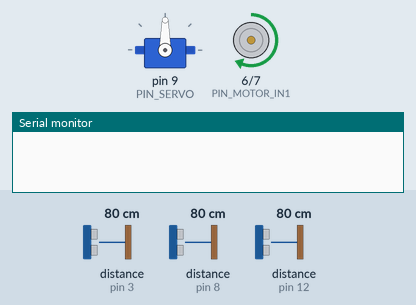
The sketch below on a simulated Arduino Uno, built with avr-gcc and run on an emulated ATmega328P. On the bench: servo, motor-driver pin pairs drawn as motors (green arrow = first pin HIGH = forward, orange = second pin HIGH = backward, longer = more drive, scaled by the enable pin), the last lines printed to the serial monitor. Wiring (inferred from the names in the program): 3 × ultrasonic range finder: trigger pin 2, echo pin 3 / trigger pin 4, echo pin 8 / trigger pin 11, echo pin 12. The inputs (shaded band) are chosen by the test bench; at power-on: distance to the obstacle (sensors on pin 3, pin 8, pin 12) 80 cm. The echo pulse lasts 58.3 µs per cm.

Above: at 3.2 s.
3.3 s: distance to the obstacle (sensor on pin 3) set to 33 cm
4.8 s: distance to the obstacle (sensor on pin 3) set to 30 cm
At 5.4 s:
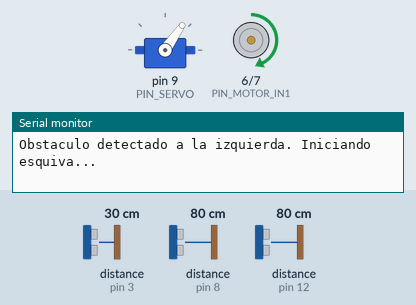
7.8 s: distance to the obstacle (sensor on pin 8) set to 2 cm
At 9.8 s:
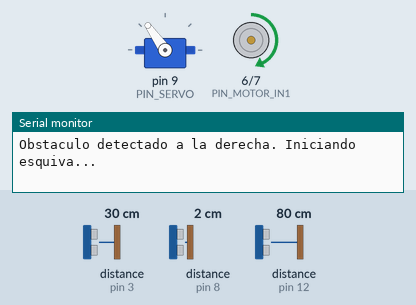
10.8 s: distance to the obstacle (sensor on pin 12) set to 2 cm
At 13.4 s:
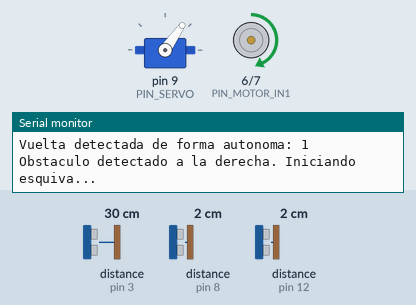
Timing chart, 0 to 14.8 s (numbered marks = the images above; inputs shaded):
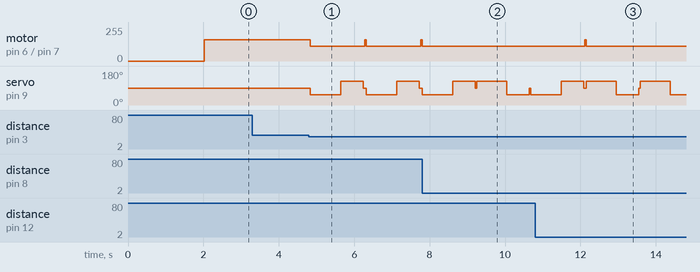

Measured:
- the behaviour switches between 31 and 30 cm on distance to the obstacle (sensor on pin 3) (found by bisection; images 0 and 1)
- after the input at 3.3 s, every drawn part: stays the same
- after the input at 4.8 s, motor on pin 6 (PIN_MOTOR_IN1) / pin 7 (PIN_MOTOR_IN2): forward 160/255 → forward 110/255 at once, → forward 160/255 2.9 s later
- after the input at 7.8 s, motor on pin 6 (PIN_MOTOR_IN1) / pin 7 (PIN_MOTOR_IN2): goes on until 7.8 s, then stays forward 110/255
- after the input at 10.8 s, motor on pin 6 (PIN_MOTOR_IN1) / pin 7 (PIN_MOTOR_IN2): forward 110/255 → forward 160/255 after 1.3 s, → forward 110/255 0.03 s later

The sketch:

main.ino
```cpp
#include <Servo.h>

// ==========================================
// 1. CONFIGURACIÓN DE PINES (ASIGNACIÓN)
// ==========================================
// Servomotor de Dirección (Eje Delantero)
const int PIN_SERVO = 9;

// Motor de Tracción (Eje Trasero - Driver L298N)
const int PIN_MOTOR_PWM = 5; // Pin Enable (Velocidad)
const int PIN_MOTOR_IN1 = 6; // Dirección de giro 1
const int PIN_MOTOR_IN2 = 7; // Dirección de giro 2

// Sensores Ultrasónicos HC-SR04 (Pines Digitales)
const int TRIG_FRONT_IZQ = 2;
const int ECHO_FRONT_IZQ = 3;
const int TRIG_FRONT_DER = 4;
const int ECHO_FRONT_DER = 8; // Cambiado a 8 para evitar conflicto con el pin 5
const int TRIG_LATERAL   = 11;
const int ECHO_LATERAL   = 12;

// ==========================================
// 2. PARÁMETROS DE CALIBRACIÓN (MODIFICABLES EL VIERNES)
// ==========================================
// Ángulos del Servomotor
const int ANGULO_CENTRO    = 90;  // Auto va recto
const int ANGULO_IZQUIERDA = 55;  // Giro a la izquierda para evadir bloque derecho
const int ANGULO_DERECHA   = 125; // Giro a la derecha para evadir bloque izquierdo

// Distancias de Activación (en centímetros)
const int DIST_EVASION_FRONTAL = 30; // Distancia para empezar a esquivar el bloque
const int DIST_DETECTAR_PARED  = 25; // Distancia lateral para contar vuelta

// Velocidades de Tracción (0 a 255)
const int VELOCIDAD_CRUCERO = 160;   // Velocidad normal en recta
const int VELOCIDAD_MANIOBRA = 110;  // Velocidad reducida durante esquivas o parking

// Tiempos de Maniobra (en milisegundos)
const unsigned long TIEMPO_ESQUIVA = 800; // Cuánto tiempo dura el giro de evasión
const unsigned long TIEMPO_RETORNO = 600; // Cuánto tiempo tarda en volver al carril

// ==========================================
// 3. VARIABLES DE ESTADO LOGÍSTICO
// ==========================================
Servo servoDireccion;
int contadorVueltas = 0;
bool bloqueadoPorPared = false;

// ==========================================
// 4. FUNCIONES DE CONTROL DE HARDWARE
// ==========================================
long obtenerDistancia(int trigPin, int echoPin) {
  digitalWrite(trigPin, LOW);
  delayMicroseconds(2);
  digitalWrite(trigPin, HIGH);
  delayMicroseconds(10);
  digitalWrite(trigPin, LOW);

  long duracion = pulseIn(echoPin, HIGH, 30000); // Timeout de 30ms para evitar congelamientos
  if (duracion == 0) return 999; // Si no hay eco, asume camino libre
  return (duracion / 29) / 2;
}

void controlarMotor(int velocidad, bool avanzar) {
  if (velocidad == 0) {
    digitalWrite(PIN_MOTOR_IN1, LOW);
    digitalWrite(PIN_MOTOR_IN2, LOW);
    analogWrite(PIN_MOTOR_PWM, 0);
  } else {
    digitalWrite(PIN_MOTOR_IN1, avanzar ? HIGH : LOW);
    digitalWrite(PIN_MOTOR_IN2, avanzar ? LOW : HIGH);
    analogWrite(PIN_MOTOR_PWM, velocidad);
  }
}

// ==========================================
// 5. CONFIGURACIÓN INICIAL (SETUP)
// ==========================================
void setup() {
  Serial.begin(9600);

  // Inicializar Actuadores
  servoDireccion.attach(PIN_SERVO);
  servoDireccion.write(ANGULO_CENTRO);

  pinMode(PIN_MOTOR_PWM, OUTPUT);
  pinMode(PIN_MOTOR_IN1, OUTPUT);
  pinMode(PIN_MOTOR_IN2, OUTPUT);
  controlarMotor(0, true); // Asegurar que arranque detenido

  // Inicializar Sensores
  pinMode(TRIG_FRONT_IZQ, OUTPUT); pinMode(ECHO_FRONT_IZQ, INPUT);
  pinMode(TRIG_FRONT_DER, OUTPUT); pinMode(ECHO_FRONT_DER, INPUT);
  pinMode(TRIG_LATERAL,   OUTPUT); pinMode(ECHO_LATERAL,   INPUT);

  delay(2000); // Espera de seguridad de 2 segundos antes de iniciar la marcha autónoma
}

// ==========================================
// 6. BUCLE PRINCIPAL (LOOP)
// ==========================================
void loop() {
  // LECTURA DE SENSORES FRONTALES
  long distIzq = obtenerDistancia(TRIG_FRONT_IZQ, ECHO_FRONT_IZQ);
  long distDer = obtenerDistancia(TRIG_FRONT_DER, ECHO_FRONT_DER);

  // GESTIÓN DEL CONTADOR DE VUELTAS (SENSOR LATERAL)
  long distLat = obtenerDistancia(TRIG_LATERAL, ECHO_LATERAL);

  if (distLat < DIST_DETECTAR_PARED && !bloqueadoPorPared) {
    contadorVueltas++;
    bloqueadoPorPared = true;
    Serial.print("Vuelta detectada de forma autonoma: ");
    Serial.println(contadorVueltas);
  }
  if (distLat > (DIST_DETECTAR_PARED + 10)) {
    bloqueadoPorPared = false; // Antirrebote liberado al pasar la zona de control
  }

  // CONDICIÓN DE ESTACIONAMIENTO AL COMPLETAR LAS 3 VUELTAS
  if (contadorVueltas >= 3) {
    ejecutarEstacionamiento();
  }

  // LÓGICA DE NAVEGACIÓN Y EVASIÓN GEOMÉTRICA DE BLOQUES
  controlarMotor(VELOCIDAD_CRUCERO, true);
  servoDireccion.write(ANGULO_CENTRO);

  // Caso A: Bloque en la izquierda (Asume color VERDE -> Esquiva por la izquierda)
  if (distIzq < DIST_EVASION_FRONTAL) {
    Serial.println("Obstaculo detectado a la izquierda. Iniciando esquiva...");
    controlarMotor(VELOCIDAD_MANIOBRA, true);

    // Paso 1: Virar ruedas a la izquierda para rebasar
    servoDireccion.write(ANGULO_IZQUIERDA);
    delay(TIEMPO_ESQUIVA);

    // Paso 2: Contra-giro a la derecha para enderezar el coche en el carril libre
    servoDireccion.write(ANGULO_DERECHA);
    delay(TIEMPO_RETORNO);

    servoDireccion.write(ANGULO_CENTRO);
  }
  // Caso B: Bloque en la derecha (Asume color ROJO -> Esquiva por la derecha)
  else if (distDer < DIST_EVASION_FRONTAL) {
    Serial.println("Obstaculo detectado a la derecha. Iniciando esquiva...");
    controlarMotor(VELOCIDAD_MANIOBRA, true);

    // Paso 1: Virar ruedas a la derecha para rebasar
    servoDireccion.write(ANGULO_DERECHA);
    delay(TIEMPO_ESQUIVA);

    // Paso 2: Contra-giro a la izquierda para enderezar el coche en el carril libre
    servoDireccion.write(ANGULO_IZQUIERDA);
    delay(TIEMPO_RETORNO);

    servoDireccion.write(ANGULO_CENTRO);
  }

  delay(30); // Estabilización del ciclo de procesamiento
}

// ==========================================
// 7. RUTINA AUTOMÁTICA DE PARQUEO (PARKING)
// ==========================================
void ejecutarEstacionamiento() {
  Serial.println("Iniciando maniobra reglamentaria de Estacionamiento.");

  // Frenado en seco inicial
  controlarMotor(0, true);
  delay(500);

  // Maniobra automatizada en reversa (Estacionamiento en paralelo tipo Ackerman)
  servoDireccion.write(ANGULO_DERECHA);
  controlarMotor(VELOCIDAD_MANIOBRA, false); // Marcha atrás
  delay(1200);

  servoDireccion.write(ANGULO_IZQUIERDA);
  delay(1200);

  // Alineación final y detención permanente de motores
  servoDireccion.write(ANGULO_CENTRO);
  controlarMotor(0, true);
  Serial.println("Vehiculo correctamente estacionado dentro del cuadrante. Sistema en espera.");

  while(true) {
    // Bucle infinito para apagar el vehículo de forma segura al finalizar la misión
  }
}
```
